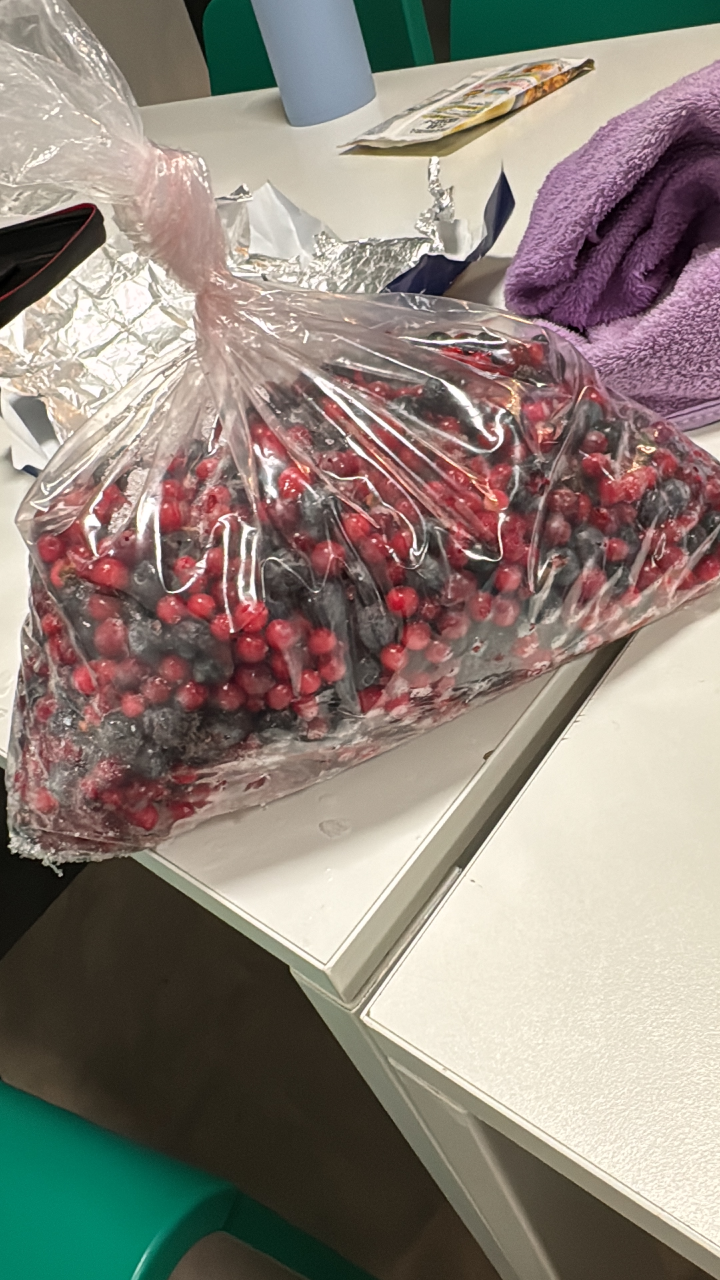
#> input picture test_images/1_simple/card1.JPG, 2160 x 3840 px, found by its file name (shown at 1/3 size)
$ python detect.py
#> lines starting #> are read from the running program, lines starting #| are printed output that depends on the picture; after the words box and inside, x2 and y2 are one past the last pixel; in counts of white or black regions, pixels touching at a corner belong together
#> further down, image is the input picture: shape (3840, 2160, 3); mean B, G, R 122.9, 131.9, 142.7
import os
import cv2
import numpy as np

def order_point(pts):
    rect = np.zeros((4, 2), dtype = "float32")
    s = pts.sum(axis = 1)
    rect[0] = pts[np.argmin(s)]
    rect[2] = pts[np.argmax(s)]
    diff = np.diff(pts, axis = 1)
    rect[1] = pts[np.argmin(diff)]
    rect[3] = pts[np.argmax(diff)]

    return rect

def four_point_transform(image, pts):
    rect = order_point(pts)
    (tl, tr, br, bl) = rect
    widthA = np.sqrt(((br[0] - bl[0]) ** 2) + ((br[1] - bl[1]) ** 2))
    widthB = np.sqrt(((tr[0] - tl[0]) ** 2) + ((tr[1] - tl[1]) ** 2))
    maxWidth = max(int(widthA), int(widthB))

    heightA = np.sqrt(((tr[0] - br[0]) ** 2) + ((tr[1] - br[1]) ** 2))
    heightB = np.sqrt(((tl[0] - bl[0]) ** 2) + ((tl[1] - bl[1]) ** 2))
    maxHeight = max(int(heightA), int(heightB))

    dst = np.array([
        [0, 0],
        [maxWidth - 1, 0],
        [maxWidth - 1, maxHeight - 1],
        [0, maxHeight - 1]], dtype = "float32")

    M = cv2.getPerspectiveTransform(rect, dst)
    warped = cv2.warpPerspective(image, M, (maxWidth, maxHeight))

    return warped

def find_cards(image):
    lower_bound = np.array([0, 0, 0])
    upper_bound = np.array([150, 150, 150])
    mask = cv2.inRange(image, lower_bound, upper_bound)
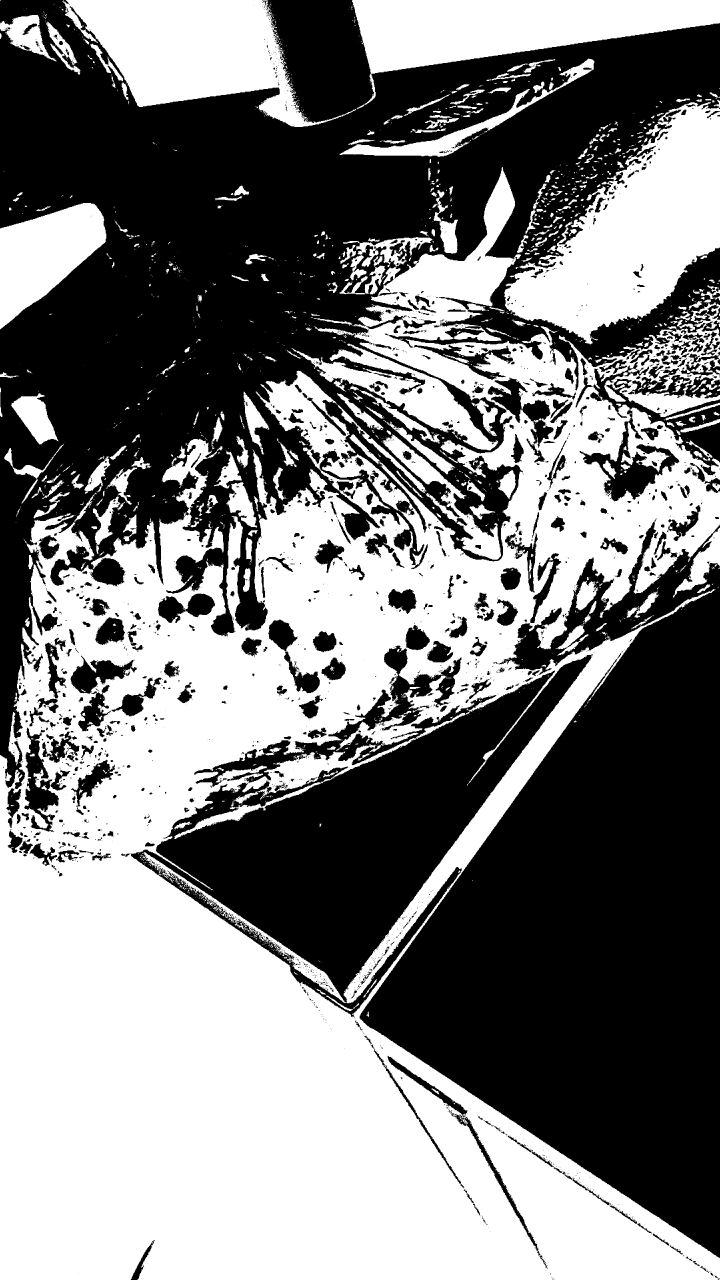
#> mask: shape (3840, 2160) (shown at 1/3 size); 49.4% white; 2865 white regions (2324 under 20 px), largest, box (x1, y1, x2, y2) and area: (0, 501, 2160, 3840) 3182484, (1513, 299, 2160, 1033) 232309, (187, 0, 1069, 381) 165236

    card_mask = cv2.bitwise_not(mask)
#> card_mask: shape (3840, 2160); 50.6% white; 2865 black regions (2324 under 20 px)
    contours, _ = cv2.findContours(card_mask, cv2.RETR_EXTERNAL, cv2.CHAIN_APPROX_SIMPLE)
#> contours = 2384 contours, 1881 with area under 20; largest, box (x1, y1, x2, y2) and area: (0, 0, 2160, 2367) 2281105, (1079, 1559, 2160, 3775) 1261232, (391, 1937, 1779, 3051) 541402, (1739, 1087, 2160, 1504) 50118, (1463, 1133, 1661, 1388) 13300

    warped_cards = []

    for cnt in contours:
        if cv2.contourArea(cnt) > 2000:
            peri = cv2.arcLength(cnt, True)
            approx = cv2.approxPolyDP(cnt, 0.02 * peri, True)

            if len(approx) == 4:
                pts = approx.reshape(4, 2)
                warped = four_point_transform(image, pts)

                h, w = warped.shape[:2]
                if w > h:
                    warped = cv2.rotate(warped, cv2.ROTATE_90_CLOCKWISE)

                card_200x300 = cv2.resize(warped, (200, 300))
                warped_cards.append(card_200x300)
#> this loop made 2384 passes
#> (peri, approx) on passes 153, 170, 173, 1755, 2384: (1714.3, [[1357, 3339], [1641, 3802]]), (798.9, [[1163, 3168], [1396, 3348], [1380, 3313]]), (1241.5, [[1123, 3146], [1381, 3552]]), (2812.7, [[969, 1363], [1258, 1696], [1228, 1510]]), (41967.5, [[2159, 69], [1, 1], [23, 2362]])
#> peri on passes 643, 741, 826, 845, 957, 975: 333.8, 759.8, 900.8, 1776.8, 326.7, 673.3
#> after the loop, warped_cards = []

    return warped_cards

BASE_DIR = os.path.dirname(os.path.abspath(__file__))
image_path = os.path.join(BASE_DIR, 'test_images', '1_simple', 'card1.jpg')
image = cv2.imread(image_path)

if image is None:
    print("Cant find image")
    exit()

cards = find_cards(image)
#> cards = []

for idx, card in enumerate(cards):
    filename = f"card_{idx + 1}.jpg"
    cv2.imwrite(filename, card)
    cv2.imshow(f"Card {idx + 1}", card)
#> this loop made 0 passes

cv2.waitKey(0)
cv2.destroyAllWindows()
